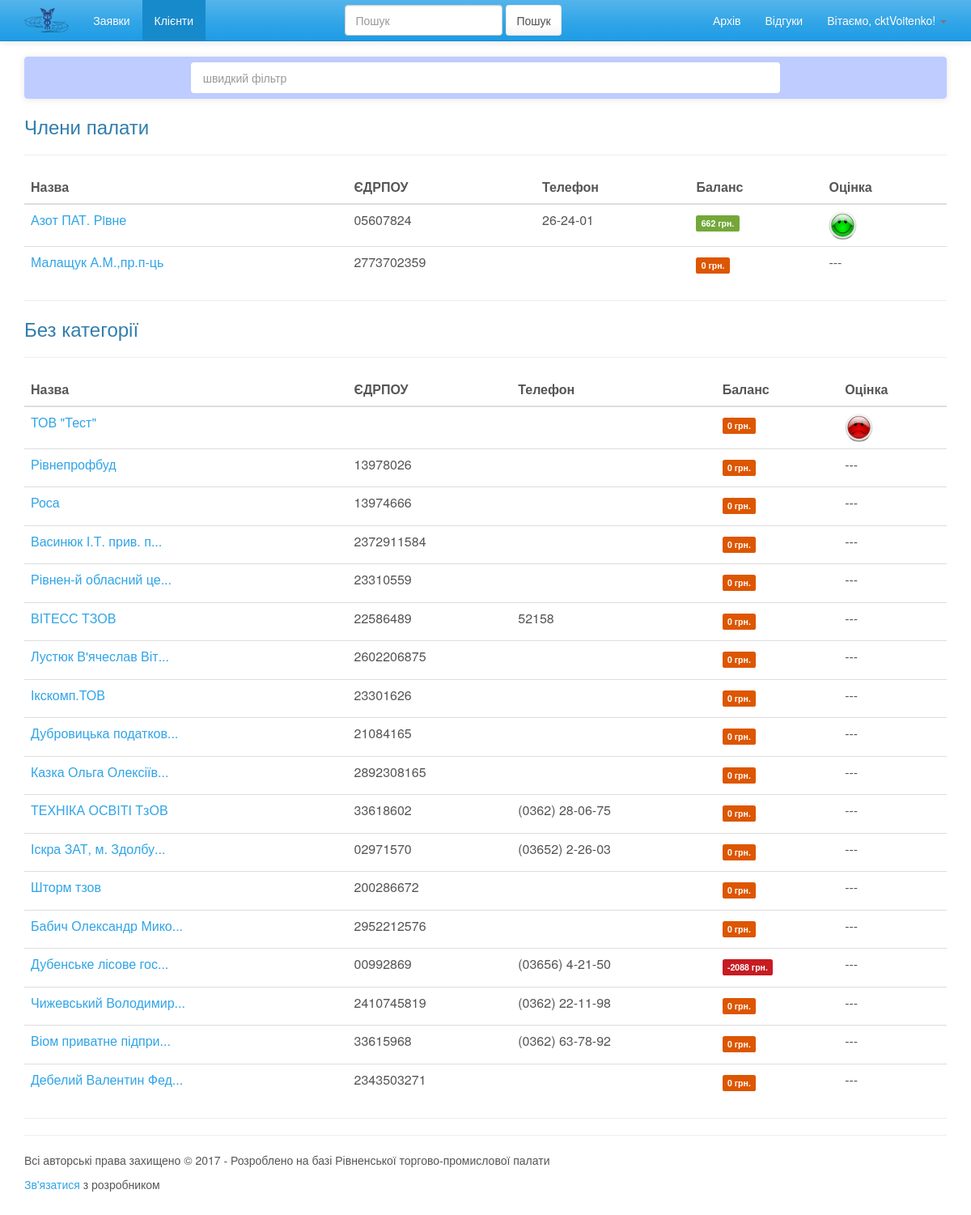
The app's page /clients (signed in) with its own data.
### app/models.py (models this page shows, shortened)
class ClientCategory(models.Model):
    class Meta:
        verbose_name = 'Категорія клієнта'
        verbose_name_plural = 'Категорії клієнтів'
    name = models.CharField('* Назва категорії',
                            help_text='Вкажіть назву категорії',
                            max_length=50, default='')
    description = models.CharField('Опис', help_text='Опис категорії',
                                   max_length=100,
                                   blank=True, default='')
    discount = models.IntegerField('Знижка', help_text='Відсоток знижки',
                                   blank=True, default=0)
    label = models.ForeignKey(Label, verbose_name='Кольорова мітка',
                              help_text='Вкажіть кольорову мітку для групи.',
                              null=True, blank=True,
                              on_delete=models.SET_NULL)
    def get_client_num(self):
        return len(Client.objects.filter(category_id=self.id))

class Client(models.Model):
    class Meta:
        verbose_name = 'Клієнт'
        verbose_name_plural = 'Клієнти'
        permissions = (
            ('client_role', 'User has client rights'),
        )
    default_avatar_url = settings.MEDIA_URL + 'default-profile.jpg'
    name = models.CharField('* Назва', help_text='Назва клієнта',
                            max_length=250, default='')
    full_name = models.CharField('Повна назва',
                                 help_text='Повна назва клієнта',
                                 max_length=250, blank=True, default='')
    user = models.ForeignKey(User,
                             verbose_name='* Користувач',
                             help_text='Відповідний користувач',
                             on_delete=models.PROTECT)
    category = models.ForeignKey(ClientCategory,
                                 verbose_name='Категорія клієнтів',
                                 help_text='Вкажіть категорію клієнта',
                                 blank=True, null=True,
                                 on_delete=models.SET_NULL)
    balance = models.IntegerField('Баланс',
                                  help_text='Поточний сальдовий баланс',
                                  blank=True, default=0)
    avatar = models.ImageField('Аватар',
                               help_text='Завантажте Ваше фото',
                               default=default_avatar_url, blank=True,
                               upload_to=get_client_avatar_upload_path)
    address = models.CharField('Адреса',
                               help_text='Фактична адреса клієнта',
                               max_length=100, blank=True, default='')
    phone = models.CharField('Телефон',
                             help_text='Контактний телефон. Максимум 20 цифр',
                             max_length=20, blank=True, default='')
    fop = models.BooleanField('ФОП',
                              help_text='Відмітьте, якщо '
                                        'це фізична особа підприємець',
                              default=False)
    code_ipn = models.CharField('ЄДРПОУ/ДРФО',
                                help_text='Код ЄДРПОУ/ДРФО. Максимум 12 цифр',
                                max_length=12, blank=True, default='')
    code_1c = models.CharField('Код 1с',
                               help_text='Введіть внутрішній код 1с. '
                                         'Максимум 9 цифр',
                               max_length=9, blank=True, default='')
    overall_mark = models.ForeignKey(Mark,
                                     verbose_name='Загальна оцінка',
                                     help_text='Загальна оцінка діяльності '
                                               'організації',
                                     null=True, blank=True,
                                     on_delete=models.SET_NULL)
    email_verified = models.BooleanField('Email підтверджено',
                                         help_text='Чи верифікаваний email',
                                         default=False)
    init_date = models.DateField('* Дата',
                                 help_text='Дата створення',
                                 auto_now_add=True, editable=False, null=True)
    deprecated = models.BooleanField('Неактуальний',
                                     help_text='Відмітьте, щоб '
                                               'деактивувати клієнта',
                                     default=False)
    def get_short_name(self):
        if len(self.name) > SHORT_NAME_LEN:
            return self.name[:SHORT_NAME_LEN] + '...'
        else:
            return self.name
    def get_short_phone(self):
        if len(self.phone) > SHORT_NAME_LEN:
            return self.phone[:SHORT_NAME_LEN] + '...'
        else:
            return self.phone

class Mark(models.Model):
    class Meta:
        verbose_name = 'Оцінка'
        verbose_name_plural = 'Оцінки'
    name = models.CharField('* Назва',
                            help_text='Вкажіть назву оцінки',
                            max_length=30)
    absolute = models.IntegerField('* Абсолютне значення',
                                   help_text='Абсолютне числове значення, '
                                             'що буде використовуватися'
                                             'для порівняння. Чим більше '
                                             'абсолютне значення - тим '
                                             'краща оцінка',
                                   default=0)
    picture = models.ImageField('* Картинка',
                                help_text='Вкажіть картинку, що буде '
                                          'асоційована з цією оцінкою',
                                null=True, blank=True,
                                upload_to=get_mark_upload_path)

### app/views.py (the view)
# urls.py: url(r'^clients$', views.clients, name='clients'),
@login_required
@permission_required('app.employee_role')
def clients(request):
    context = get_global_context(request)
    all_clients = Client.objects.all()
    clients_package = build_clients_package(all_clients)
    context.update({
        'clients': clients_package['clients'],
        'categories': clients_package['categories'],
        'nocategory_clients': clients_package['nocategory_clients'],
    })
    return render(request, 'app/clients.html', context)

### app/views.py (called while the page is built)
def get_global_context(request):
    context = {
        'request': request,
    }
    return context

### app/templates/app/clients.html (shortened to what this page needs)
{% extends "app/layout.html" %}
{% block content %}
{% load staticfiles %}
<nav class="navbar navbar-inverse quick-search-nav
quick-search-div">
    <div class="col-md-8 col-md-offset-2">
        <input type="text" name="filter" id="filter"
               class="form-control navbar-form quick-search"
               placeholder="швидкий фільтр">
    </div>
</nav>
<div id="clients-content">
{% include 'app/clients_content.html' %}
</div>
{% endblock %}

### app/templates/app/loginpartial.html (shortened to what this page needs)
{% if user.is_authenticated %}
<li class="dropdown
    ">
    <a href="#" class="dropdown-toggle" data-toggle="dropdown" role="button"
       aria-haspopup="true" aria-expanded="false">Вітаємо, {{ user.username }}!
      <span class="caret"></span>
    </a>
</li>
{% else %}
<li><a href="{% url 'login' %}">Увійти</a></li>
{% endif %}

### app/templates/app/clients_content.html
{% for category in categories %}
<div {% if category.get_client_num == 0 %}class="empty_category"{% endif %}
     id="id_category_{{ category.id }}">
    <h3>{{ category.name }}</h3>
    <hr/>
    <table class="table table-hover">
        <thead>
        <tr>
            <th>Назва</th>
            <th>ЄДРПОУ</th>
            <th>Телефон</th>
            <th>Баланс</th>
            <th class="hidden-sm hidden-xs">Оцінка</th>
        </tr>
        </thead>
        <tbody id="category_{{ category.id }}">
        {% for client in clients %}
            {% if client.category == category %}
                {% include 'app/client_table_row.html' %}
            {% endif %}
        {% endfor %}
        </tbody>
    </table>
</div>
<hr/>
{% endfor %}
{% if nocategory_clients %}
<div id="id_category_null">
    <h3>Без категорії</h3>
    <hr/>
    <table class="table table-hover">
        <thead>
        <tr>
            <th>Назва</th>
            <th>ЄДРПОУ</th>
            <th>Телефон</th>
            <th>Баланс</th>
            <th class="hidden-sm hidden-xs">Оцінка</th>
        </tr>
        </thead>
        <tbody id="category_none">
        {% for client in nocategory_clients %}
            {% include 'app/client_table_row.html' %}
        {% endfor %}
        </tbody>
    </table>
</div>
<hr/>
{% endif %}

### app/templates/app/client_table_row.html
<tr class="client_row" id="{{ client.id }}">
    <td>
        <a href="{% url 'client_profile' client.id %}">
            {{ client.get_short_name }}
        </a>
    </td>
    <td>{{ client.code_ipn }}</td>
    <td>{{ client.get_short_phone }}</td>
    <td><h5><span class="label
                {% if client.balance < 0 %}
                label-danger
                {% elif client.balance == 0 %}
                label-warning
                {% else %}
                label-success
                {% endif %}
                ">{{ client.balance }} грн.</span></h5></td>
    <td class="hidden-sm hidden-xs">
        {% if client.overall_mark %}
        <img src="{{ client.overall_mark.picture }}"
             class="img-circle"
             style="width: 35px; height: 35px">
        {% else %}
        ---
        {% endif %}
    </td>
</tr>

### app/static/app/content/site.css (style rules this page uses)
.quick-search-nav { background-color: #beccff !important; background-image: none !important; border-color: #beccff !important; }
input.quick-search { width: 100%; }

### records on screen
ClientCategory: name "Члени палати"
Client: get_short_name "Азот ПАТ. Рiвне", code_ipn "05607824", get_short_phone "26-24-01", balance "662", overall_mark.picture (picture)
Client: get_short_name "ТОВ \"Тест\"", balance "0", overall_mark.picture (picture)
Client: get_short_name "Рівнепрофбуд", code_ipn "13978026", balance "0"
Client: get_short_name "Роса", code_ipn "13974666", balance "0"
Client: get_short_name "Васинюк I.Т. прив. п...", code_ipn "2372911584", balance "0"
Client: get_short_name "Рівнен-й обласний це...", code_ipn "23310559", balance "0"
Client: get_short_name "ВІТЕСС ТЗОВ", code_ipn "22586489", get_short_phone "52158", balance "0"
Client: get_short_name "Лустюк В'ячеслав Віт...", code_ipn "2602206875", balance "0"
Client: get_short_name "Ікскомп.ТОВ", code_ipn "23301626", balance "0"
Client: get_short_name "Дубровицька податков...", code_ipn "21084165", balance "0"
Client: get_short_name "Казка Ольга Олексіїв...", code_ipn "2892308165", balance "0"
Client: get_short_name "ТЕХНІКА ОСВІТІ ТзОВ", code_ipn "33618602", get_short_phone "(0362) 28-06-75", balance "0"
Client: get_short_name "Іскра ЗАТ, м. Здолбу...", code_ipn "02971570", get_short_phone "(03652) 2-26-03", balance "0"
Client: get_short_name "Шторм тзов", code_ipn "200286672", balance "0"
Client: get_short_name "Бабич Олександр Мико...", code_ipn "2952212576", balance "0"
Client: get_short_name "Дубенське лісове гос...", code_ipn "00992869", get_short_phone "(03656) 4-21-50", balance "-2088"
Client: get_short_name "Чижевський Володимир...", code_ipn "2410745819", get_short_phone "(0362) 22-11-98", balance "0"
Client: get_short_name "Віом приватне підпри...", code_ipn "33615968", get_short_phone "(0362) 63-78-92", balance "0"
Client: get_short_name "Дебелий Валентин Фед...", code_ipn "2343503271", balance "0"

### other values on screen
{{ user.username }} "cktVoitenko"
